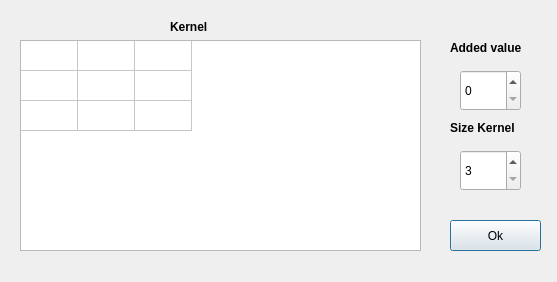
<?xml version="1.0" encoding="UTF-8"?>
<ui version="4.0">
 <class>LFilterForm</class>
 <widget class="QDialog" name="LFilterForm">
  <property name="geometry">
   <rect>
    <x>0</x>
    <y>0</y>
    <width>557</width>
    <height>282</height>
   </rect>
  </property>
  <property name="windowTitle">
   <string>Set kernel</string>
  </property>
  <widget class="QLabel" name="label">
   <property name="geometry">
    <rect>
     <x>170</x>
     <y>20</y>
     <width>57</width>
     <height>15</height>
    </rect>
   </property>
   <property name="text">
    <string>&lt;html&gt;&lt;head/&gt;&lt;body&gt;&lt;p&gt;&lt;span style=&quot; font-weight:600;&quot;&gt;Kernel&lt;/span&gt;&lt;/p&gt;&lt;/body&gt;&lt;/html&gt;</string>
   </property>
  </widget>
  <widget class="QTableWidget" name="tableWidget">
   <property name="geometry">
    <rect>
     <x>20</x>
     <y>40</y>
     <width>401</width>
     <height>211</height>
    </rect>
   </property>
   <property name="verticalScrollBarPolicy">
    <enum>Qt::ScrollBarAlwaysOff</enum>
   </property>
   <property name="horizontalScrollBarPolicy">
    <enum>Qt::ScrollBarAlwaysOff</enum>
   </property>
   <property name="sizeAdjustPolicy">
    <enum>QAbstractScrollArea::AdjustToContents</enum>
   </property>
   <property name="autoScroll">
    <bool>false</bool>
   </property>
   <property name="autoScrollMargin">
    <number>0</number>
   </property>
   <property name="showDropIndicator" stdset="0">
    <bool>true</bool>
   </property>
   <property name="showGrid">
    <bool>true</bool>
   </property>
   <property name="wordWrap">
    <bool>false</bool>
   </property>
   <property name="cornerButtonEnabled">
    <bool>false</bool>
   </property>
   <property name="rowCount">
    <number>3</number>
   </property>
   <property name="columnCount">
    <number>3</number>
   </property>
   <attribute name="horizontalHeaderVisible">
    <bool>false</bool>
   </attribute>
   <attribute name="horizontalHeaderDefaultSectionSize">
    <number>57</number>
   </attribute>
   <attribute name="verticalHeaderVisible">
    <bool>false</bool>
   </attribute>
   <attribute name="verticalHeaderHighlightSections">
    <bool>true</bool>
   </attribute>
   <row/>
   <row/>
   <row/>
   <column/>
   <column/>
   <column/>
  </widget>
  <widget class="QSpinBox" name="sizeKernel">
   <property name="geometry">
    <rect>
     <x>460</x>
     <y>150</y>
     <width>61</width>
     <height>41</height>
    </rect>
   </property>
   <property name="minimum">
    <number>3</number>
   </property>
   <property name="maximum">
    <number>7</number>
   </property>
   <property name="singleStep">
    <number>2</number>
   </property>
  </widget>
  <widget class="QSpinBox" name="addedVBox">
   <property name="geometry">
    <rect>
     <x>460</x>
     <y>70</y>
     <width>61</width>
     <height>41</height>
    </rect>
   </property>
   <property name="maximum">
    <number>255</number>
   </property>
  </widget>
  <widget class="QLabel" name="label_2">
   <property name="geometry">
    <rect>
     <x>450</x>
     <y>40</y>
     <width>91</width>
     <height>16</height>
    </rect>
   </property>
   <property name="text">
    <string>&lt;html&gt;&lt;head/&gt;&lt;body&gt;&lt;p&gt;&lt;span style=&quot; font-weight:600;&quot;&gt;Added value&lt;/span&gt;&lt;/p&gt;&lt;/body&gt;&lt;/html&gt;</string>
   </property>
  </widget>
  <widget class="QLabel" name="label_3">
   <property name="geometry">
    <rect>
     <x>450</x>
     <y>120</y>
     <width>91</width>
     <height>16</height>
    </rect>
   </property>
   <property name="text">
    <string>&lt;html&gt;&lt;head/&gt;&lt;body&gt;&lt;p&gt;&lt;span style=&quot; font-weight:600;&quot;&gt;Size Kernel&lt;/span&gt;&lt;/p&gt;&lt;/body&gt;&lt;/html&gt;</string>
   </property>
  </widget>
  <widget class="QPushButton" name="okButton">
   <property name="geometry">
    <rect>
     <x>450</x>
     <y>220</y>
     <width>91</width>
     <height>31</height>
    </rect>
   </property>
   <property name="text">
    <string>Ok</string>
   </property>
  </widget>
 </widget>
 <resources/>
 <connections/>
</ui>
